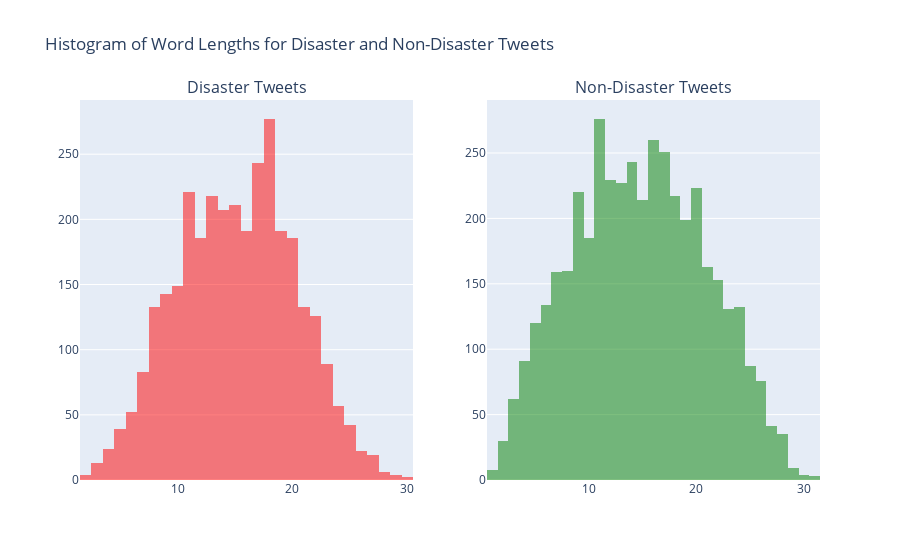

Here is the notebook cell this chart was saved with:
### Markdown cell above
♻️ La distribution des tweets est très similaire. 120 à 140 caractères sont les plus communs.

### Code cell
# Histogram of word lengths for disaster and non-disaster tweets
train['word_length'] = train['text'].apply(lambda x: len(x.split()))

# Separate the data into disaster and non-disaster tweets
disaster_tweets_word = train[train['target'] == 1]
non_disaster_tweets_word = train[train['target'] == 0]

# Plot histograms for disaster and non-disaster tweets side by side
fig_hist_word = make_subplots(rows=1, cols=2, subplot_titles=('Disaster Tweets', 'Non-Disaster Tweets'))

fig_hist_disaster_word = px.histogram(disaster_tweets_word, x='word_length', barmode='overlay',
                                      labels={'word_length': 'Word Length'},
                                      color_discrete_sequence=['red'])
fig_hist_non_disaster_word = px.histogram(non_disaster_tweets_word, x='word_length', barmode='overlay',
                                          labels={'word_length': 'Word Length'},
                                          color_discrete_sequence=['green'])

for trace in fig_hist_disaster_word['data']:
    fig_hist_word.add_trace(trace, row=1, col=1)

for trace in fig_hist_non_disaster_word['data']:
    fig_hist_word.add_trace(trace, row=1, col=2)

fig_hist_word.update_layout(title_text='Histogram of Word Lengths for Disaster and Non-Disaster Tweets')
fig_hist_word.show()

### Figure 1 — Plotly figure (JSON) as saved in the notebook; plotly's stock layout.template omitted (floating-point values rounded to 4 significant figures; data arrays with more than 128 entries replaced by an {"elided": "..."} marker saying what was removed)
{"data": [{"alignmentgroup": "True", "bingroup": "x", "hovertemplate": "Word Length=%{x}<br>count=%{y}<extra></extra>", "legendgroup": "", "marker": {"color": "red", "opacity": 0.5, "pattern": {"shape": ""}}, "name": "", "offsetgroup": "", "orientation": "v", "showlegend": false, "type": "histogram", "x": {"elided": "3271 int values"}, "xaxis": "x", "yaxis": "y"}, {"alignmentgroup": "True", "bingroup": "x", "hovertemplate": "Word Length=%{x}<br>count=%{y}<extra></extra>", "legendgroup": "", "marker": {"color": "green", "opacity": 0.5, "pattern": {"shape": ""}}, "name": "", "offsetgroup": "", "orientation": "v", "showlegend": false, "type": "histogram", "x": {"elided": "4342 int values"}, "xaxis": "x2", "yaxis": "y2"}], "layout": {"annotations": [{"font": {"size": 16}, "showarrow": false, "text": "Disaster Tweets", "x": 0.225, "xanchor": "center", "xref": "paper", "y": 1, "yanchor": "bottom", "yref": "paper"}, {"font": {"size": 16}, "showarrow": false, "text": "Non-Disaster Tweets", "x": 0.775, "xanchor": "center", "xref": "paper", "y": 1, "yanchor": "bottom", "yref": "paper"}], "autosize": true, "title": {"text": "Histogram of Word Lengths for Disaster and Non-Disaster Tweets"}, "xaxis": {"anchor": "y", "autorange": true, "domain": [0, 0.45], "range": [1.5, 30.5], "type": "linear"}, "xaxis2": {"anchor": "y2", "autorange": true, "domain": [0.55, 1], "range": [0.5, 31.5], "type": "linear"}, "yaxis": {"anchor": "x", "autorange": true, "domain": [0, 1], "range": [0, 291.6]}, "yaxis2": {"anchor": "x2", "autorange": true, "domain": [0, 1], "range": [0, 290.5]}}}
